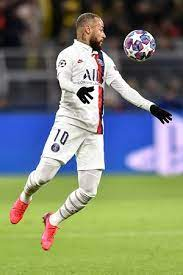
#> input picture Images/op.jpg, 183 x 275 px
$ jupyter execute rotate_image.ipynb
#> lines starting #> are read from the running program, lines starting #| are printed output that depends on the picture
[cell 1]
import numpy as np
import cv2
pic = cv2.imread('Images/op.jpg')
#> pic is the input picture: shape (275, 183, 3); mean B, G, R 114.6, 132.8, 125.5
cols = pic.shape[1]
#> cols = 183
rows = pic.shape[0]
#> rows = 275
center = (cols/2, rows/2)
#> center = (91.5, 137.5)
angle = 90
M = cv2.getRotationMatrix2D(center, angle, 0.7)
rotate = cv2.warpAffine(pic,M,(cols,rows))
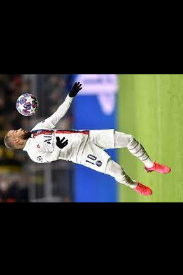
#> rotate: shape (275, 183, 3); mean B, G, R 54.9, 62.4, 59
cv2.imshow('rotate',rotate)
cv2.waitKey(0)
cv2.destroyAllWindows()


$ run again, with Images/flower.jpg copied over Images/op.jpg
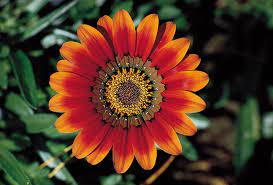
#> input picture Images/flower.jpg, 273 x 185 px
#> pic is the input picture: shape (185, 273, 3); mean B, G, R 36.1, 54, 84.3
#> `rotate = cv2.warpAffine(pic,M,(cols,rows))`:
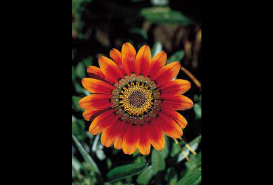
#> rotate: shape (185, 273, 3); mean B, G, R 17.1, 25.6, 40.7

$ run again, with Images/pic1.jpg copied over Images/op.jpg
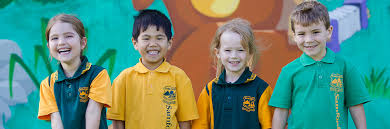
#> input picture Images/pic1.jpg, 390 x 129 px
#> pic is the input picture: shape (129, 390, 3); mean B, G, R 120.5, 139.2, 93.8
#> `rotate = cv2.warpAffine(pic,M,(cols,rows))`:
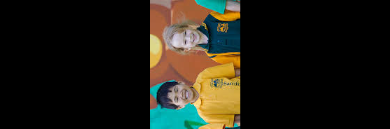
#> rotate: shape (129, 390, 3); mean B, G, R 20.4, 29.1, 30.9
